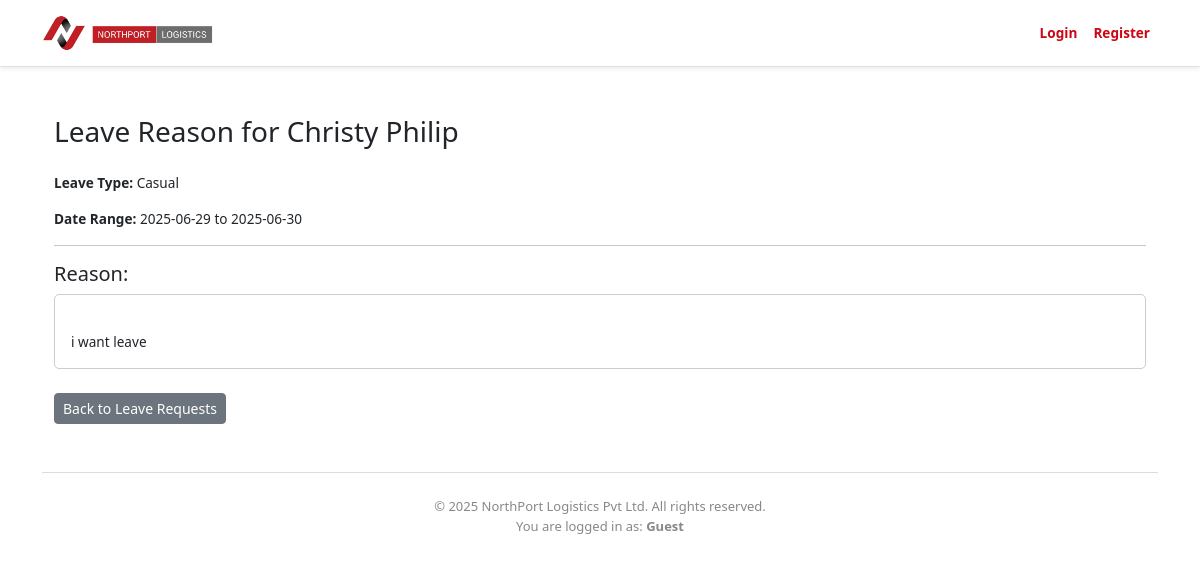
Page /admin/view_leave_reason.php?id=2 on the committed database.
### tables this page shows
CREATE TABLE `employee_leaves` (
  `id` int(11) NOT NULL,
  `employee_id` int(11) NOT NULL,
  `leave_type` varchar(50) NOT NULL,
  `start_date` date NOT NULL,
  `end_date` date NOT NULL,
  `reason` text DEFAULT NULL,
  `status` enum('Pending','Approved','Rejected') DEFAULT 'Pending',
  `admin_reason` text DEFAULT NULL,
  `employer_reject_reason` text DEFAULT NULL,
  `cancelled` tinyint(1) NOT NULL DEFAULT 0,
  `cancelled_at` datetime DEFAULT NULL,
  `requested_on` datetime NOT NULL DEFAULT current_timestamp(),
  `created_at` timestamp NOT NULL DEFAULT current_timestamp(),
  `updated_at` timestamp NOT NULL DEFAULT current_timestamp() ON UPDATE current_timestamp(),
  `rejected_by` int(11) DEFAULT NULL,
  `rejected_at` datetime DEFAULT NULL
);

CREATE TABLE `users` (
  `id` int(11) NOT NULL,
  `username` varchar(50) NOT NULL,
  `email` varchar(100) NOT NULL,
  `password_hash` varchar(255) NOT NULL,
  `role` enum('admin','manager','employer','user') NOT NULL DEFAULT 'user',
  `is_active` tinyint(1) NOT NULL DEFAULT 1,
  `created_at` timestamp NOT NULL DEFAULT current_timestamp(),
  `updated_at` timestamp NOT NULL DEFAULT current_timestamp() ON UPDATE current_timestamp(),
  `phone` varchar(20) DEFAULT NULL,
  `street_address` varchar(255) DEFAULT NULL,
  `city` varchar(100) DEFAULT NULL,
  `state` varchar(100) DEFAULT NULL,
  `postal_code` varchar(20) DEFAULT NULL,
  `country` varchar(100) DEFAULT NULL,
  `company_name` varchar(255) DEFAULT NULL,
  `profile_pic` varchar(255) DEFAULT NULL,
  `date_of_birth` date DEFAULT NULL,
  `preferences` longtext DEFAULT NULL CHECK (json_valid(`preferences`)),
  `notes` text DEFAULT NULL,
  `department` varchar(100) DEFAULT NULL,
  `job_title` varchar(100) DEFAULT NULL,
  `date_of_joining` date DEFAULT NULL,
  `nic_passport_number` varchar(50) DEFAULT NULL
);

### admin/view_leave_reason.php (the view, shortened to what this page needs)
<?php
require_once '../includes/header.php';
$id = (int)($_GET['id'] ?? 0);
$stmt = $pdo->prepare("
    SELECT el.*, u.username
    FROM employee_leaves el
    JOIN users u ON el.employee_id = u.id
    WHERE el.id = :id
");
$stmt->execute([':id' => $id]);
$leave = $stmt->fetch(PDO::FETCH_ASSOC);
?>
<div class="container my-5">
    <h3 class="mb-4">Leave Reason for <?= htmlspecialchars($leave['username']) ?></h3>
    <p><strong>Leave Type:</strong> <?= htmlspecialchars($leave['leave_type']) ?></p>
    <p><strong>Date Range:</strong> <?= htmlspecialchars($leave['start_date']) ?> to <?= htmlspecialchars($leave['end_date']) ?></p>
    <hr>
    <h5>Reason:</h5>
    <div style="white-space: pre-line; border: 1px solid #ccc; padding: 1rem; border-radius: 5px;">
        <?= nl2br(htmlspecialchars($leave['reason'])) ?>
    </div>
    <a href="manage_leaves.php" class="btn btn-secondary btn-sm mt-4">Back to Leave Requests</a>
</div>
<?php require_once '../includes/admin_footer.php'; ?>

### includes/header.php (style rules this page uses)
.container { font-size: 0.85rem; }

### rows in the picture
employee_leaves: users.username "Christy Philip", leave_type "Casual", start_date "2025-06-29", end_date "2025-06-30", reason "i want leave"

### other values in the picture
$userRole "Guest"
